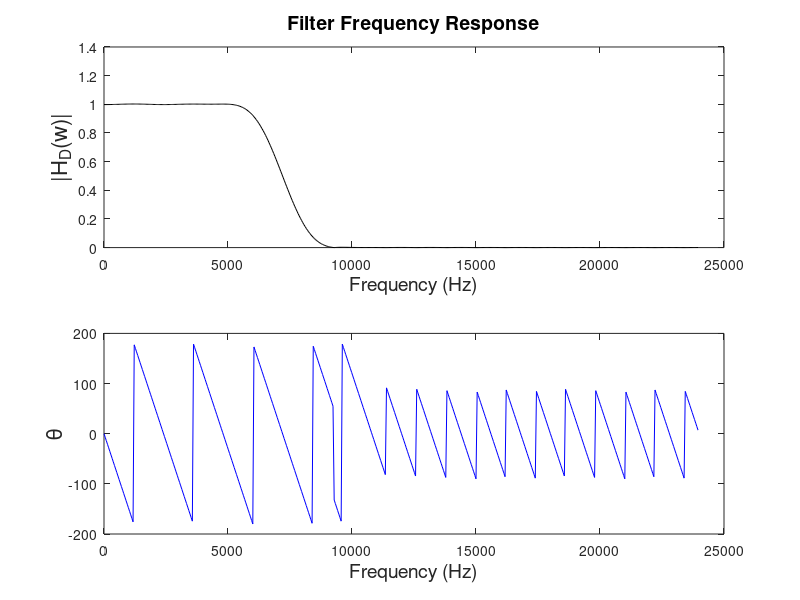
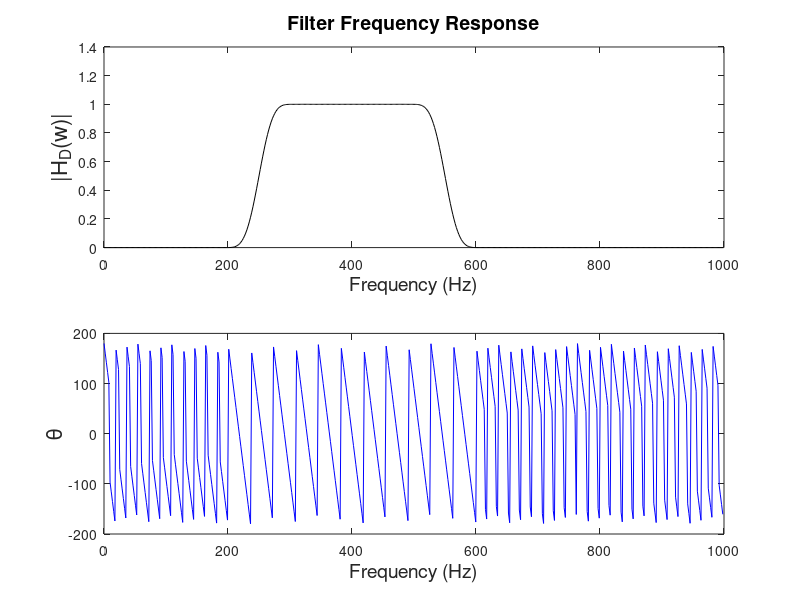
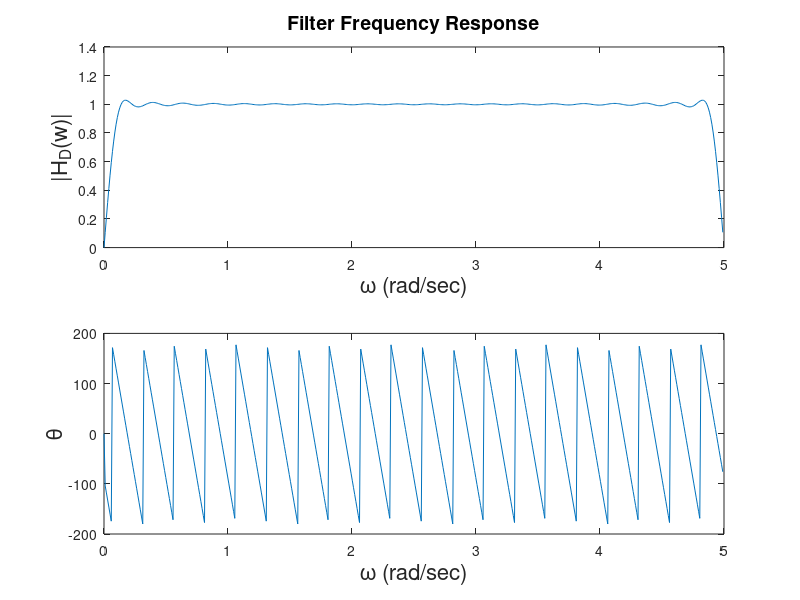
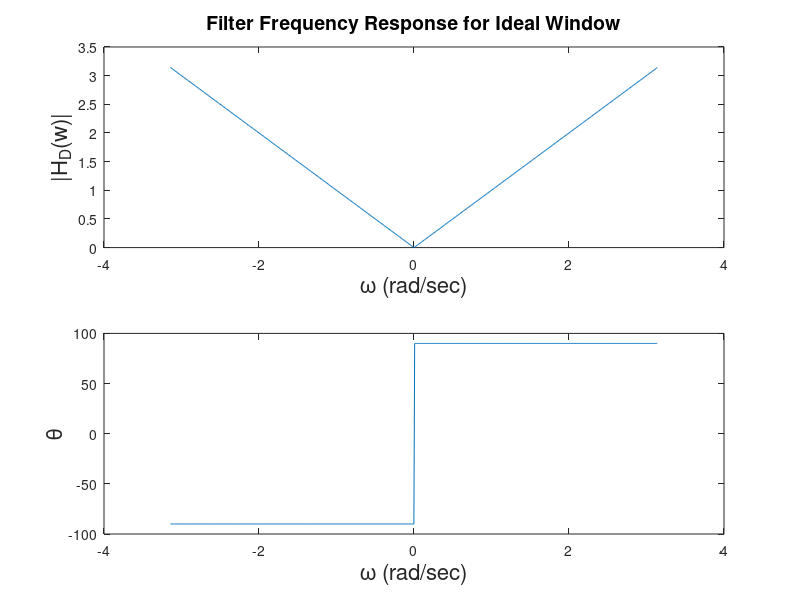

MATLAB code for these plots, in order:
%% Shayan Taheri --- Project 3 of EEE 5513: Digital FIR Filter Design

%% Project Description

% Design of linear phase digital FIR (finite impulse response) filters
% using the Fourier series method.

% Center Wc of the ideal filter, "where applicable", in the center
% of the transition period to account for the smearing of the window.

% Use the minimum number of samples, unless specified otherwise.

%% Preparing Environment
clear all;
close all;
clc;
 
%% Question 1

% Design a Low Pass Filter (LPF):
% Number of h(n) samples is odd.
% fs = 48 (kHz), f1 = 9.2 (kHz), fp = 5.2 (kHz).
% Stopband Attenuation >= 50 (dB).
% Passband Ripple <= 0.3 (dB).
% Use the Hamming window if feasible.
% Print the coeffcient values of h(n).
% Plot the frequency response (magnitude and phase).
% Hamming Window: w(n) = 0.54 + [0.46 * cos(2*pi*n/L)] , |n| <= L/2

fs = 48e3; % Sampling Rate (Sampling Frequency)

% Wp = 2 * pi * F_passband/F_sampling --> Passband Angular Frequency
% Ws = 2 * pi * F_stopband/F_sampling --> Stopband Angular Frequency
% h[n] = sin(Wc * (n ? a))/(pi * (n ? a)) --> Linear Phase Finite Impulse Response

T = 1/fs; % Sampling Period
f_LPL = 9.2e3; % Lower Passband Limit (for Transition End Point)
% f_UPL = fn (Nyquist Limit) - f_LPL; % Upper Passband Limit
fp = 5.2e3; % Passband Edge (Starting Point for Transition)
passband_ripple = 0.3; % Passband Ripple
wc = 2*pi*(f_LPL + fp)/2; % Angular Cutoff Frequency (Middle Point in Transition)
transition_inter = 2*pi*(f_LPL-fp)/fs; % Transition Band Interval (Delta W)
L = ceil(6.6*pi/transition_inter-1) + 1; % Window Length
n = 0:1:L; % Number of Window Analysis Points
w = hamming(L+1); % Hamming Window Construction

% Creating a Sinc Function
h = sin(T * wc * (n-L/2)) ./ (pi * (n-L/2)); % Linear Phase Finite Impulse Response
h(L/2+1) = sinc(0)*(wc*T)/pi;

window_func = w'; % Window Function

H_trans = window_func .* h % Transfer Function

[H_out,W_out] = freqz(H_trans,1); % Frequency Response of Digital Filter

figure();

subplot(2,1,1);
plot((W_out/pi)*(fs/2),abs(H_out),'k');
xlabel('Frequency (Hz)','FontSize',14);
ylabel('|H_D(w)|','FontSize',16);
title('Filter Frequency Response','FontSize',14);

subplot(2,1,2);
plot((W_out/pi)*(fs/2),angle(H_out)*180/pi,'b');
xlabel('Frequency (Hz)','FontSize',14);
ylabel('\theta','FontSize',16);

%% Question 2

% Design a Band Pass Filter (BPF):
% Passband: 300 (Hz) --> 500 (Hz)
% Transition Band: 100 (Hz)
% Passband Ripple: 0.1 (dB)
% Stopband after: 60 (dB)
% fs = 2 (kHz)
% Use the Blackman window if feasible
% Print the coeffcient values of h(n), n = 0 --> L
% Plot the frequency response (magnitude and phase)
% Blackman Window: w(n) = 0.42 + [0.5 * cos((2*pi).*(n/L))] + [0.08 * cos((4*pi).*(n/L))]
% in Blackman Window: |n| <= L/2

fs = 2e3; % Sampling Rate (Sampling Frequency)
T = 1/fs; % Sampling Period
f_LPL = 600; % Lower Passband Limit (for Transition End Point)
fp = 500; % Passband Edge (Starting Point for Transition)
passband_ripple = 0.1; % Passband Ripple
f_cut_1 = (200+300)/2; % First Regular Cutoff Frequency (Middle Point in Transition)
w_cut_1 = 2*pi*f_cut_1; % First Angular Cutoff Frequency
f_cut_2 = (500+600)/2; % Second Regular Cutoff Frequency (Middle Point in Transition)
w_cut_2 = 2*pi*f_cut_2; % Second Angular Cutoff Frequency
transition_inter = 2*pi*(f_LPL-fp)/fs; % Transition Band Interval (Delta W)
L = round(11*pi/transition_inter-1) + 1; % Window Length
n = 0:1:L; % Number of Window Analysis Points
w = blackman(L+1); % Blackman Window Construction

% Creating a Sinc Function
h = (sin(T * w_cut_2 * (n-L/2)) ./ (pi * (n-L/2))) - (sin(T * w_cut_1 * (n-L/2)) ./ (pi * (n-L/2)));
h(L/2+1) = (sinc(0)*(w_cut_2*T)/pi) - (sinc(0)*(w_cut_1*T)/pi);

window_func = w'; % Window Function
H_trans = window_func .* h % Transfer Function
[H_out,W_out] = freqz(H_trans,1); % Frequency Response of Digital Filter

figure();

subplot(2,1,1);
plot((W_out/pi)*(fs/2),abs(H_out),'k');
xlabel('Frequency (Hz)','FontSize',14);
ylabel('|H_D(w)|','FontSize',16);
title('Filter Frequency Response','FontSize',14);

subplot(2,1,2);
plot((W_out/pi)*(fs/2),angle(H_out)*180/pi,'b');
xlabel('Frequency (Hz)','FontSize',14);
ylabel('\theta','FontSize',16);

%% Question 3

% Design a Hilbert transformer h(n), in which n = 0 to 40.
% Use a Kaiser window with alpha = 3 and Ws = 10 rad/sec
% Plot the magnitude and phase of Hd(W) for "W" from 0 to Ws/2.

L = 80; % Window Length
n = 0:1:L/2; % Number of Window Analysis Points
alpha = 3; % Coefficient in Kaiser Window
ws = 10; % Angular Sampling Frequency
fs = ws/(2*pi); % Regular Sampling Frequency
w = kaiser(L+1,alpha); % Kaiser Window Construction

% Impulse Response of Bandpass Hilbert Transform Filter
h = (2-2*cos(n.*pi)) ./ (2*pi.*n);
h(1) = 0;
h_part2 = h;

for k = 1:(L/2+1)
    h(k) = -h_part2(L/2+2-k);
end

h(L/2+1:L+1) = h_part2;

window_func = w'; % Window Function

H_trans = window_func .* h % Transfer Function

[H_out,W_out] = freqz(H_trans); % Frequency Response of Digital Filter

figure();

subplot(2,1,1);
plot((W_out/pi)*(ws/2),abs(H_out));
xlabel('\omega (rad/sec)','FontSize',16);
ylabel('|H_D(w)|','FontSize',16);
title('Filter Frequency Response','FontSize',14);

subplot(2,1,2);
plot((W_out/pi)*(ws/2),angle(H_out)*180/pi);
xlabel('\omega (rad/sec)','FontSize',16);
ylabel('\theta','FontSize',16);

%% Question 4

% Design a digital differentiator for "W" from 0 to Ws/2.
% Length (L) = 20 and fs = 1 (Hz)
% (a) Using rectangular window
% (b) Using Hamming window
% Obtain the weights for these cases.
% Plot the magnitude and phase from "W = 0" to "W = Ws/2" for (a), (b), and Ideal cases.

clear all;


L = 20; % Window Length
n = 0:1:L/2; % Number of Window Analysis Points
fs = 1; % Sampling Rate (Regular Sampling Frequency)
ws = 2*pi*fs; % Angular Sampling Frequency
T = 1/fs; % Sampling Period

% Impulse Response of Digital Differentiator Filter
h = cos(n*pi) ./ (n*T);
h(1) = 0;

h_part2 = h;

for k = 1:(L/2+1)
    h(k) = -h_part2(L/2+2-k);
end

h(L/2+1:L+1) = h_part2;

w_ideal = -ws/2:0.01:ws/2; % Ideal Window Construction
H_ideal = j*w_ideal % Transfer Function for Ideal Window

w_ham = hamming(L+1); % Hamming Window Construction
window_ham_func = w_ham'; % Hamming Window Function
H_ham = window_ham_func .* h % Transfer Function for Hamming Window
[Hd_ham,W_ham] = freqz(H_ham); % Frequency Response for Hamming Window

w_rec = rectwin(L+1); % Rectangular Window Construction
window_rec_func = w_rec'; % Rectangular Window Function
H_rec = window_rec_func .* h % Transfer Function for Rectangular Window
[Hd_rec,W_rec] = freqz(H_rec); % Frequency Response for Rectangular Window

figure();

subplot(2,1,1);
plot(w_ideal,abs(H_ideal));  
xlabel('\omega (rad/sec)','FontSize',16);
ylabel('|H_D(w)|','FontSize',16);
title('Filter Frequency Response for Ideal Window','FontSize',14);
 
subplot(2,1,2);
plot(w_ideal,angle(H_ideal)*180/pi);
xlabel('\omega (rad/sec)','FontSize',16);
ylabel('\theta','FontSize',16);

figure();

subplot(2,1,1);
plot((W_ham/pi)*(ws/2),abs(Hd_ham));  
xlabel('\omega (rad/sec)','FontSize',16);
ylabel('|H_D(w)|','FontSize',16);
title('Filter Frequency Response for Hamming Window','FontSize',14);

subplot(2,1,2);
plot((W_ham/pi)*(ws/2),angle(Hd_ham)*180/pi);
xlabel('\omega (rad/sec)','FontSize',16);
ylabel('\theta','FontSize',16);

figure();

subplot(2,1,1);
plot((W_rec/pi)*(ws/2),abs(Hd_rec));  
xlabel('\omega (rad/sec)','FontSize',16);
ylabel('|H_D(w)|','FontSize',16);
title('Filter Frequency Response for Rectangular Window','FontSize',14);

subplot(2,1,2);
plot((W_rec/pi)*(ws/2),angle(Hd_rec)*180/pi);
xlabel('\omega (rad/sec)','FontSize',16);
ylabel('\theta','FontSize',16);
